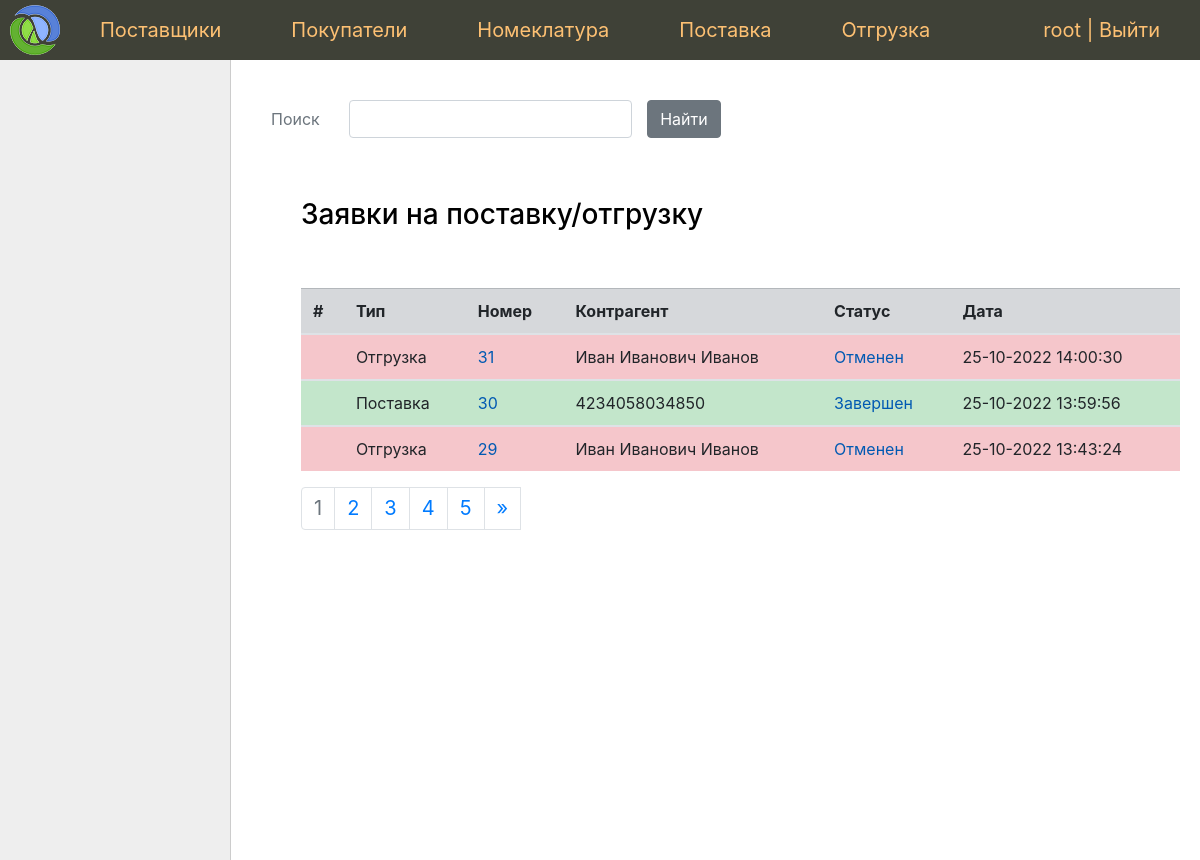
The app's page / (signed in) with its own data.
### app/document/models.py (models this page shows, shortened)
class Document(models.Model):
    vendor = models.ForeignKey(
        Vendor,
        on_delete=models.DO_NOTHING,
        blank=True,
        null=True,
        verbose_name='Поставщик'
    )
    buyer = models.ForeignKey(
        Buyer,
        on_delete=models.DO_NOTHING,
        blank=True,
        null=True,
        verbose_name='Покупатель'
    )
    nomenclatures = models.ManyToManyField(
        Nomenclature,
        through='DocumentNomenclatures',
        verbose_name='Номенклатура'
    )
    status = models.CharField(
        max_length=2,
        choices=Status.choices,
        default=Status.VALIDATING,
        verbose_name='Статус'
    )
    time_create = models.DateTimeField('Время создания', auto_now_add=True)
    time_update = models.DateTimeField('Время обновления статуса', auto_now=True)
    class Meta:
        verbose_name = 'Документ'
        verbose_name_plural = 'Документы'
    def get_absolute_url(self):
        return reverse('document', kwargs={'pk': self.pk})

### app/contactor/models.py (models this page shows, shortened)
class Buyer(models.Model):
    person = models.OneToOneField(
        Person,
        on_delete=models.CASCADE,
        verbose_name='Покупатель'
    )
    def __str__(self):
        return self.person.full_name
    class Meta:
        verbose_name = 'Покупатель'
        verbose_name_plural = 'Покупатели'

class Person(models.Model):
    full_name = models.CharField('Фамилия Имя Отчество', max_length=100)
    email = models.EmailField('Email', unique=True)
    phone = models.IntegerField('Телефон', unique=True)
    class Meta:
        verbose_name = 'Контактное лицо'
        verbose_name_plural = 'Контактные лица'

class Vendor(models.Model):
    name = models.CharField('Наименование', max_length=100)
    address = models.CharField('Адрес', max_length=100)
    contact_person = models.OneToOneField(
        Person,
        on_delete=models.DO_NOTHING,
        verbose_name='Контактное лицо'
    )
    categories = models.ManyToManyField(
        Category,
        verbose_name='Категории'
    )
    bank_details = models.OneToOneField(
        BankDetails,
        on_delete=models.DO_NOTHING,
        verbose_name='Банковские реквизиты'
    )
    def __str__(self):
        return self.name
    class Meta:
        verbose_name = 'Поставщик'
        verbose_name_plural = 'Поставщики'

### app/document/views.py (the view)
# urls.py: path('', HomeView.as_view(), name='home'),
class HomeView(LoginRequiredMixin, DataMixin, ListView):
    model = Document
    template_name = 'core/index.html'
    context_object_name = 'documents'
    login_url = reverse_lazy('login')
    paginate_by = 3
    def get_context_data(self, *, object_list=None, **kwargs):
        context = super().get_context_data(**kwargs)
        context.update(
            self.get_user_context(
                title='Заявки на поставку/отгрузку',
                search_form=SearchForm(data=self.request.GET)
            )
        )
        return context
    def get_params(self):
        query = self.request.GET.get('search', '')
        status = self.request.GET.get('status')
        status = (status, ) if status else Status
        return query, status
    def get_queryset(self):
        return get_documents_filter(*self.get_params())

### app/core/forms.py
class SearchForm(forms.Form):
    search = forms.CharField(
        label='Поиск',
        required=False,
        widget=forms.TextInput(
            attrs={'class': 'form-control'}
        )
    )

### app/core/mixin.py (called while the page is built)
    def get_user_context(self, **kwargs):
        context = kwargs
        if self.request.user.is_superuser:
            context['menu'] = menu
        return context

### app/document/services.py (called while the page is built)
def get_documents_filter(query, status):
    return Document.objects.select_related('vendor', 'buyer__person').filter(
        (
           Q(vendor__name__icontains=query) |
           Q(buyer__person__full_name__icontains=query)
        ) & Q(status__in=status)
    ).order_by('-time_create')

### app/document/templatetags/document_tags.py (called while the page is built)
@register.simple_tag
def query_transform(request, **kwargs):
    updated = request.GET.copy()
    values_dict = updated.dict()
    updated.clear()
    values_dict.update(kwargs)
    updated.update(values_dict)
    print(updated)
    return updated.urlencode()

### app/core/templates/core/index.html
{% extends 'core/base.html' %}
{% block left_menu %}
    {% include 'core/left_menu.html' %}
{% endblock %}
{% block breadcrumbs %}
    {% include 'core/search.html' %}
{% endblock %}
{% block content %}
    <h3>{{ title }}</h3>
    <br><br>
    {% include 'document/list.html' %}
{% endblock %}

### app/core/templates/core/base.html (shortened to what this page needs)
{% load static %}
{% load document_tags %}
{% load bootstrap4 %}
{% bootstrap_css %}
<!DOCTYPE html>
<html>
<head>
	<link type="text/css" href="{% static 'sklad/css/styles.css' %}" rel="stylesheet" />
</head>
<body>
<table class="table-page" border=0 cellpadding="0" cellspacing="0">
<tr>
    <td valign=top>
    {% block mainmenu %}
        <div class="header">
            <ul id="mainmenu" class="mainmenu">
                <li class="logo">
                    <a href="{% url 'home' %}"><div class="logo"></div></a>
                </li>
                {% for m in menu %}
                    <li><a href="{% url m.url_name %}">{{m.title}}</a></li>
                {% endfor %}
                {% if request.user.is_authenticated %}
                    <li class="last">{{ user.username }} | <a href="{% url 'logout' %}">Выйти</a></li>
                {% else %}
                    <li class="last"><a href="{% url 'login' %}">Войти</a></li>
                {% endif %}
            </ul>
        </div>
    {% endblock mainmenu %}
<table class="table-content" border=0 cellpadding="0" cellspacing="0">
<tr>
	<td valign="top" class="left-chapters">
        {% block left_menu %}{% endblock %}
    </td>
    <td valign="top" class="content">
	    {% block breadcrumbs %}
	    {% endblock %}
	<div class="content-text">
        {% block content %}
        {% endblock %}
        {% if page_obj.has_other_pages %}
            <nav aria-label="Page navigation example">
            <ul class="pagination">
          {% for p in paginator.page_range %}
            {% if page_obj.number == p %}
                <li class="page-item disabled"><a class="page-link" href="#" tabindex="-1">{{ p }}</a></li>
            {% elif p >= page_obj.number|add:-4 and p <= page_obj.number|add:4  %}
                <li class="page-item">
                    <a class="page-link" href="?{% query_transform request page=p %}">{{ p }}</a>
                </li>
            {% endif %}
          {% endfor %}
          {% if page_obj.has_next %}
              <li class="page-num">
                  <a class="page-link" href="?page={{ page_obj.next_page_number }}" aria-label="Next">
                      <span aria-hidden="true">&raquo;</span>
                  </a>
              </li>
          {% endif %}
      </ul>
    </nav>
    {% endif %}
	</div>
</td></tr></table>
</td></tr>
</table>
</body>
</html>

### app/document/templates/document/list.html
{% load document_tags %}
<table class="table">
    <thead>
    <tr class="table-secondary">
        <th scope="col">#</th>
        <th scope="col">Тип</th>
        <th scope="col">Номер</th>
        <th scope="col">Контрагент</th>
        <th scope="col">Статус</th>
        <th scope="col">Дата</th>
    </tr>
    </thead>
    {% for d in documents  %}
        <tbody>
            {% if d.status == 'fi' %}
                <tr class="table-success">
            {% elif d.status == 'ca' %}
                <tr class="table-danger">
            {% elif d.status == 'co' %}
                <tr class="table-warning">
            {% elif d.status == 'va' %}
                <tr>
            {% else %}
                <tr>
            {% endif %}
                <th scope="row"></th>
                {% if d.buyer %}
                    <td>Отгрузка</td>
                    <td><a href="{{ d.get_absolute_url }}">{{ d.pk }}</a></td>
                    <td>{{ d.buyer }}</td>
                {% elif d.vendor %}
                    <td>Поставка</td>
                    <td><a href="{{ d.get_absolute_url }}">{{ d.pk }}</a></td>
                    <td>{{ d.vendor }}</td>
                {% endif %}
                <td><a href="{{ request.url }}?{% query_transform request status=d.status %}">
                    {{ d.get_status_display }}</a></td>
                <td>{{ d.time_create|date:"d-m-Y H:i:s" }}</td>
            </tr>
        </tbody>
    {% endfor %}
</table>

### app/core/static/sklad/css/styles.css (style rules this page uses)
html, body { margin: 0; padding: 0; height: 100%; width: 100%; color: #444; }
a { color: #0059b2; text-decoration: none; }
.table-page { width: 100%; height: 100%; vertical-align: top; }
.table-page tr { height: 100%; }
.header { background: #3F4137; height: 60px; }
.logo { background: url('../images/logo.png') no-repeat 10px 5px; width: 70px; height: 60px; }
ul.mainmenu { list-style: none; margin: 0; padding: 0; height: 60px; color: #fdc073; font-size: 20px; overflow: hidden; }
ul.mainmenu li { float: left; margin: 18px 40px 0 30px; }
ul.mainmenu li.logo { margin: 0; }
ul.mainmenu li.last { float: right; }
ul.mainmenu li a { color: #fdc073; text-decoration: none; }
.table-content { width: 100%; min-height: 100%; height: 100%; }
.left-chapters { margin: 0; background: #eee; border-right: 1px solid #ccc; min-height: 100%; }
.content { padding: 40px 20px 20px 40px; width: 100%; box-sizing: border-box; }
.content-text { margin: 60px 0 0 30px; color: #000; font-size: 20px; }

### records on screen
Document: pk "31", buyer "Иван Иванович Иванов", status "Отменен", time_create "25-10-2022 14:00:30"
Document: pk "30", vendor "4234058034850", status "Завершен", time_create "25-10-2022 13:59:56"
Document: pk "29", buyer "Иван Иванович Иванов", status "Отменен", time_create "25-10-2022 13:43:24"

### other values on screen
{{ m.title }} "Поставщики" "Покупатели" "Номеклатура" "Поставка" "Отгрузка"
{{ user.username }} "root"
{{ search_form.search.label }} "Поиск"
{{ title }} "Заявки на поставку/отгрузку"
{{ p }} "1"
{{ p }} "2" "3" "4" "5"
